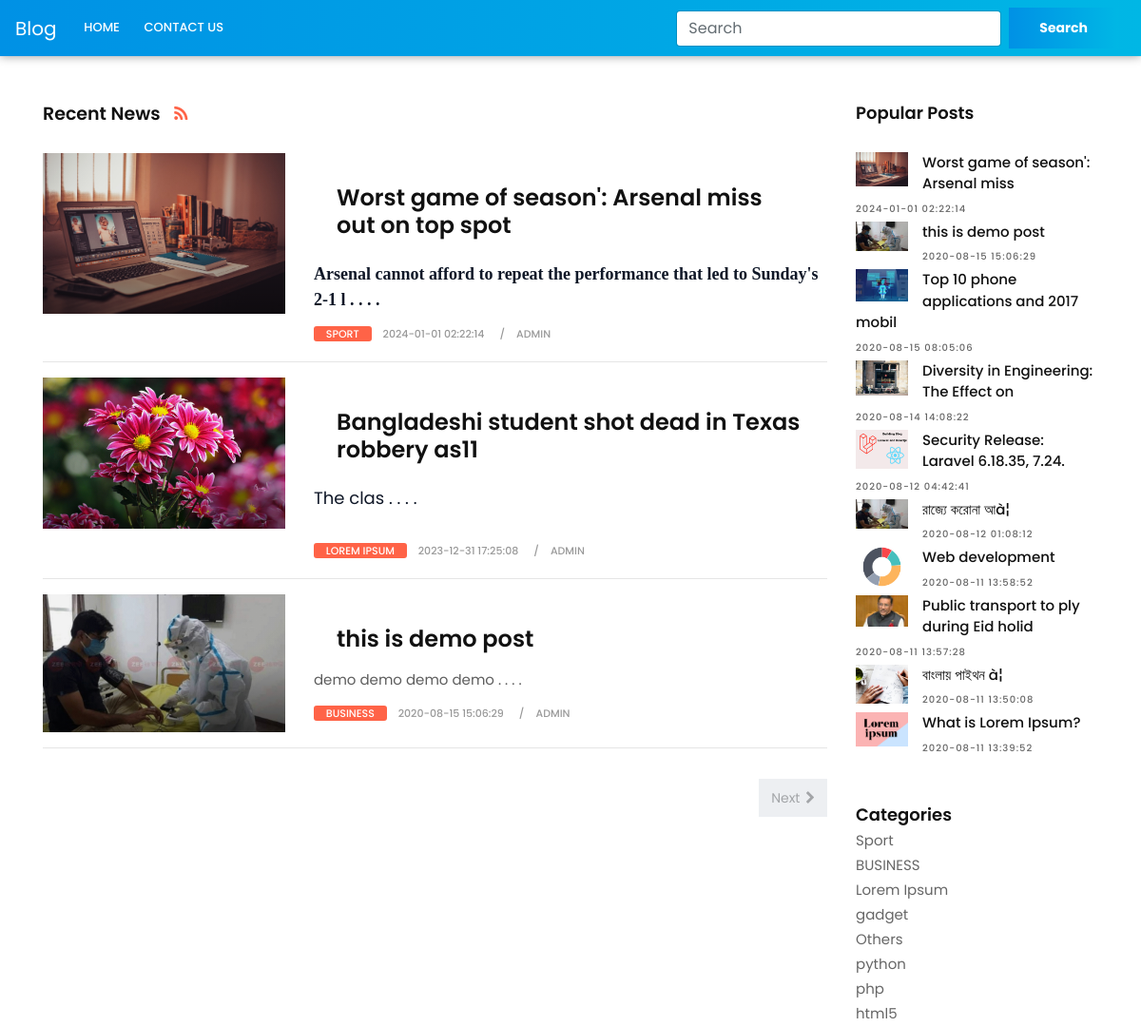
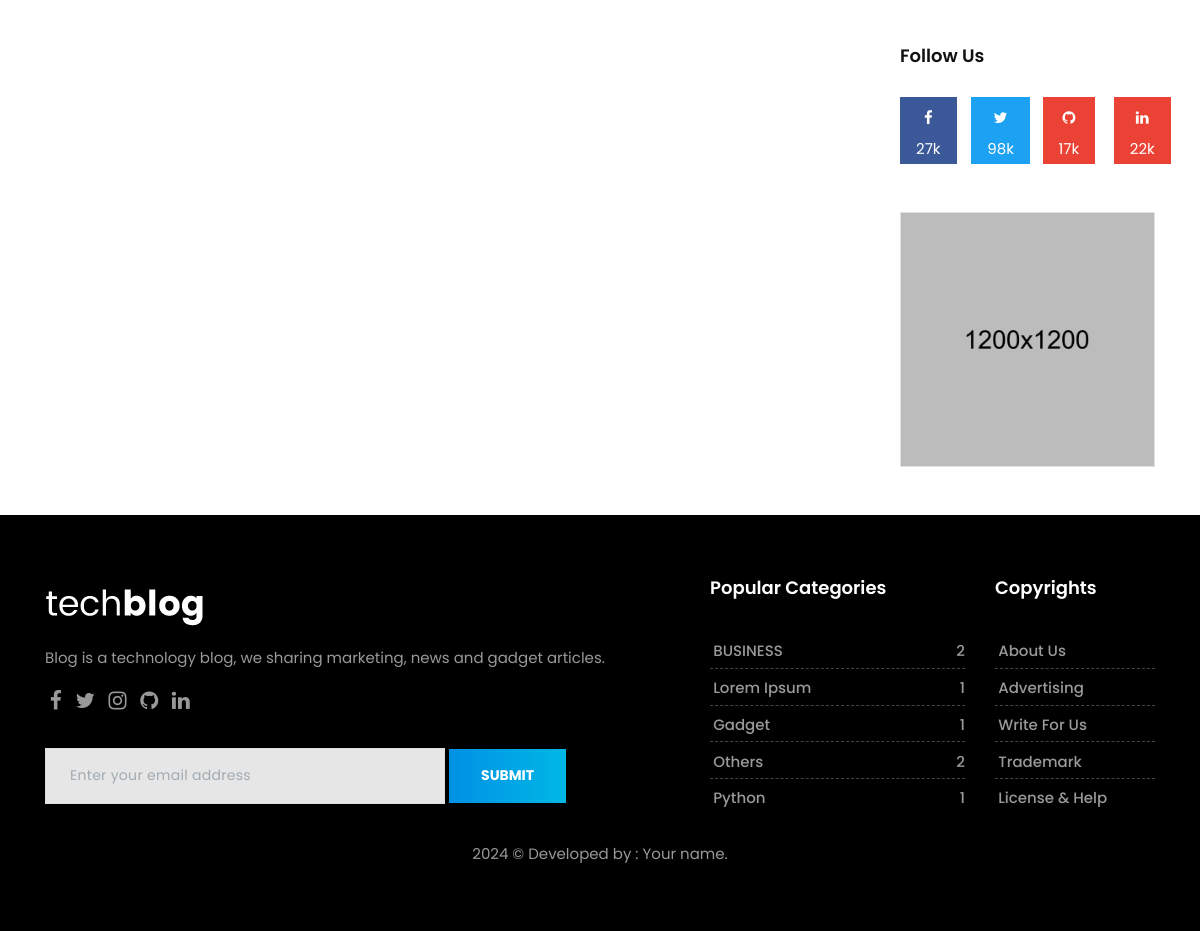
The page / on the database its author committed (2 pictures, top to bottom).
### tables this page shows
CREATE TABLE `blog` (
  `id` int NOT NULL,
  `cat_id` int NOT NULL,
  `title` varchar(255) NOT NULL,
  `content` longtext NOT NULL,
  `tag` text NOT NULL,
  `admin` varchar(100) NOT NULL,
  `status` tinyint(1) NOT NULL,
  `rate` tinyint NOT NULL,
  `image` varchar(255) NOT NULL,
  `date` timestamp NOT NULL DEFAULT CURRENT_TIMESTAMP
);

CREATE TABLE `categories` (
  `id` int NOT NULL,
  `category_name` varchar(100) NOT NULL,
  `status` tinyint NOT NULL,
  `create_time` timestamp NOT NULL DEFAULT CURRENT_TIMESTAMP,
  `admin_name` varchar(70) NOT NULL
);

### app/classes/Database.php (called while the page is built, shortened)
<?php
class Database
{
    public static function db()
    {
        $link = mysqli_connect('localhost','root','root1234','blog_site');
        return $link;
    }
}

### app/classes/Site.php (called while the page is built, shortened)
<?php
class Site
{
    public  static  function display(){
        $sql = "SELECT * FROM `site`";
        $result = mysqli_query(Database::db(),$sql);
        if($result){
            return $result;
        }else{
            return false;
        }
    }
}

### app/classes/Post.php (called while the page is built, shortened)
<?php
class Post
{
    public  static  function showPopulerlPost(){
        $sql = "SELECT blog.*, categories.category_name FROM blog INNER JOIN categories ON blog.cat_id = categories.id WHERE blog.rate = 1 ORDER BY id DESC ";
        $result = mysqli_query(Database::db(),$sql);
        if($result){
            return $result;
        }else{
            return false;
        }
    }
    public  static  function countActivePost(){
        $sql = "SELECT * FROM `blog` WHERE status = 1";
        $result = mysqli_query(Database::db(),$sql);
        if($result){
            $count = mysqli_num_rows($result);
            return $count;
        }else{
            return false;
        }
    }
    public  static  function pagination($sql){
        $result = mysqli_query(Database::db(),$sql);
        if($result){
            return $result;
        }else{
            return false;
        }
    }
}

### app/classes/Helper.php (called while the page is built, shortened)
<?php
class Helper
{
    public  static  function textShort($text,$limit = 400){
        $text = $text . " ";
        $text = substr($text,0,$limit);
        $text = $text . " . . . .";
        return $text;
    }
}

### app/classes/Category.php (called while the page is built, shortened)
<?php
class Category
{
    public static function showLimitCategory(){
        $sql = "SELECT * FROM `categories` ORDER BY id DESC LIMIT 1,5";
        $result = mysqli_query(Database::db(),$sql);
        if($result){
            return $result;
        }else{
            return false;
        }
    }
    public static function countCategoryPost($id){
        $sql = "SELECT * FROM blog WHERE cat_id = $id";
        $result = mysqli_query(Database::db(),$sql);
        if($result){
            $row = mysqli_num_rows($result);
            return $row;
        }else{
            return false;
        }
    }
    public  static  function activeCategories(){
        $sql = "SELECT * FROM `categories` WHERE `status` = 1 ORDER BY id DESC";
        $res = mysqli_query(Database::db(),$sql);
        if($res){
            return $res;
        }else{
            return false;
        }
    }
}

### index.php (the view, shortened to what this page needs)
<?php require_once 'header.php';
?>
    <div class="col-lg-9 col-md-12 col-sm-12 col-xs-12">
        <div class="page-wrapper">
            <div class="blog-top clearfix">
                <h4 class="pull-left">Recent News <a href="#"><i class="fa fa-rss"></i></a></h4>
            </div>
            <?php
            if(isset($_GET['catwisepost']) && isset($_GET['id'])){
                $id = $_GET['id'];
                $catWisepost = \App\classes\Post::categoryWisePost($id);
                if($catWisepost == false){
                    echo '<h1 class="text-center">Not Avilable  !!</h1>';
                }else{
                    while ($catWisepostRow = mysqli_fetch_assoc($catWisepost)) { ?>
                        <div class="blog-list clearfix">
                            <div class="blog-box row">
                                <div class="col-md-4">
                                    <div class="post-media">
                                        <a href="singlepage.php?id=<?= catWisepostRow['id'] ?>" title="">
                                            <img src="uploads/<?=$catWisepostRow['image'] ?>" alt="" class="img-fluid w-100">
                                            <div class="hovereffect"></div>
                                        </a>
                                    </div>
                                </div>
                                <div class="blog-meta big-meta col-md-8">
                                    <h4><a href="singlepage.php?id=<?= $catWisepostRow['id'] ?>" title=""><?= $catWisepostRow['title'] ?></a></h4>
                                    <p><?php
                                        $txt = $catWisepostRow['content'];
                                        echo   \App\classes\Helper::textShort("$txt",250);
                                        ?></p>
                                    <small class="firstsmall"><a class="bg-orange" href="singlepage.php?id=<?= $catWisepostRow['id'] ?>" title="Category"><?= $catWisepostRow['category_name'] ?></a></small>
                                    <small><a  title="Date and Time"><?= $catWisepostRow['date'] ?></a></small>
                                    <small><a  title="Author or Media"><?= $catWisepostRow['admin'] ?></a></small>
                                </div>
                            </div>
                        </div>
                        <hr>
                    <?php } }
            }
            else{
            ?>
            <?php
            $ob = new \App\classes\Site();
            $a = $ob->display();
            $siteData = mysqli_fetch_assoc($a);
            $skip = 0;
            $take = $siteData['postdisplay'];
            $page = 1;
            $totalPost = \App\classes\Post::countActivePost();
            $totalPage = ceil($totalPost/$take);
            $sql = "SELECT blog.*, categories.category_name FROM blog INNER JOIN categories ON blog.cat_id = categories.id ORDER BY id DESC LIMIT $skip,$take ";
            $post = \App\classes\Post::pagination($sql);
            while ($row = mysqli_fetch_assoc($post)){
                ?>
                <div class="blog-list clearfix">
                    <div class="blog-box row">
                        <div class="col-md-4">
                            <div class="post-media">
                                <a href="singlepage.php?id=<?= $row['id'] ?>" title="">
                                    <img src="uploads/<?= $row['image'] ?>" alt="" class="img-fluid w-100">
                                    <div class="hovereffect"></div>
                                </a>
                            </div>
                        </div>
                        <div class="blog-meta big-meta col-md-8">
                            <h4><a href="singlepage.php?id=<?= $row['id'] ?>" title=""><?= $row['title'] ?></a></h4>
                            <p><?php
                                $txt = $row['content'];
                                echo   \App\classes\Helper::textShort("$txt",250);
                                ?></p>
                            <small class="firstsmall"><a class="bg-orange" href="singlepage.php?id=<?= $row['id'] ?>" title="Category"><?= $row['category_name'] ?></a></small>
                            <small><a  title="Date and Time"><?= $row['date'] ?></a></small>
                            <small><a  title="Author or Media"><?= $row['admin'] ?></a></small>
                        </div>
                    </div>
                </div>
                <hr>
            <?php } ?>
        </div>
        <div class="row text-center">
            <div class="col-md-12">
                <nav aria-label="Page navigation">
                    <ul class="pagination justify-content-between">
                        <li class="page-item">
                        <li class="page-item">
                            <?php if($totalPage > $page) { ?>
                                <a href="index.php?page=<?=$page + 1;?>"class="page-link">Next <i class="fa
 fa-chevron-right" style="margin-left: 2px;"></i></a>
                            <?php } ?>
                        </li>
                    </ul>
                </nav>
            </div>
            <?php } ?>
        </div>
    </div>
<?php
require_once 'sidebar.php';
?>
<?php
require_once 'footer.php';
?>

### sidebar.php (shortened to what this page needs)
<div class="col-lg-3 col-md-12 col-sm-12 col-xs-12">
    <div class="sidebar">
        <div class="widget">
            <h2 class="widget-title">Popular Posts</h2>
            <div class="blog-list-widget">
                <div class="list-group">
                    <?php
                    while ($row1 = mysqli_fetch_assoc($populer)){
                        ?>
                        <a href="singlepage.php?id=<?= $row1['id'] ?>" class="list-group-item list-group-item-action flex-column align-items-start">
                            <div class="w-100 last-item justify-content-between">
                                <img src="uploads/<?= $row1['image'] ?>" alt="" class="img-fluid float-left">
                                <h5 class="mb-1"><?= substr($row1['title'],0,40) ?></h5>
                                <small><?= $row1['date'] ?></small>
                            </div>
                        </a>
                    <?php } ?>
                </div>
            </div>
        </div>
        <div class="widget">
            <h2 class="widget-title" style="margin-bottom: 5px;">Categories</h2>
            <div class="blog-list-widget">
                <div class="list-group">
                    <?php
                    $categories = Category::activeCategories();
                    while ($row2 = mysqli_fetch_assoc($categories)){
                    ?>
                    <p style="margin-bottom: 0px;border-bottom: 1px solid #cc"><a href="index.php?id=<?= $row2['id']?>&catwisepost"><?= $row2['category_name'] ?></a></p>
                    <?php } ?>
                </div>
            </div>
        </div>
        <div class="widget">
            <h2 class="widget-title">Follow Us</h2>
            <div class="row text-center">
                <div class="col-lg-3 col-md-3 col-sm-3 col-xs-6">
                    <a href="#" class="social-button facebook-button">
                        <i class="fa fa-facebook"></i>
                        <p>27k</p>
                    </a>
                </div>
                <div class="col-lg-3 col-md-3 col-sm-3 col-xs-6">
                    <a href="#" class="social-button twitter-button">
                        <i class="fa fa-twitter"></i>
                        <p>98k</p>
                    </a>
                </div>
                <div class="col-lg-3 col-md-3 col-sm-3 col-xs-6">
                    <a href="#" class="social-button google-button">
                        <i class="fa fa-github"></i>
                        <p>17k</p>
                    </a>
                </div>
                <div class="col-lg-3 col-md-3 col-sm-3 col-xs-6">
                    <a href="#" class="social-button google-button">
                        <i class="fa fa-linkedin"></i>
                        <p>22k</p>
                    </a>
                </div>
            </div>
        </div>
        <div class="widget">
            <div class="banner-spot clearfix">
                <div class="banner-img">
                    <img src="upload/banner_03.jpg" alt="" class="img-fluid">
                </div>
            </div>
        </div>
    </div>
</div>

### footer.php (shortened to what this page needs)
</div>
</div>
</section>
<footer class="footer">
    <div class="container">
        <div class="row">
            <div class="col-lg-7">
                <div class="widget">
                    <div class="footer-text text-left">
                        <a href="index.html"><img src="images/version/tech-footer-logo.png" alt="" class="img-fluid"></a>
                        <p>Blog is a technology blog, we sharing marketing, news and gadget articles.</p>
                        <div class="social">
                            <a href="#" data-toggle="tooltip" data-placement="bottom" title="Facebook"><i class="fa fa-facebook"></i></a>
                            <a href="#" data-toggle="tooltip" data-placement="bottom" title="Twitter"><i class="fa fa-twitter"></i></a>
                            <a href="#" data-toggle="tooltip" data-placement="bottom" title="Instagram"><i class="fa fa-instagram"></i></a>
                            <a href="#" data-toggle="tooltip" data-placement="bottom" title="Github"><i class="fa fa-github"></i></a>
                            <a href="#" data-toggle="tooltip" data-placement="bottom" title="Linkedin"><i class="fa fa-linkedin"></i></a>
                        </div>
                        <div class="newsletter-widget text-left">
                            <form class="form-inline">
                                <input type="text" class="form-control" placeholder="Enter your email address">
                                <button type="submit" class="btn btn-primary">SUBMIT</button>
                            </form>
                        </div>
                    </div>
                </div>
            </div>
            <div class="col-lg-3 col-md-12 col-sm-12 col-xs-12">
                <div class="widget">
                    <h2 class="widget-title">Popular Categories</h2>
                    <div class="link-widget">
                        <ul>
                            <?php
                            $popu = Category::showLimitCategory();
                            while ($cat = mysqli_fetch_assoc($popu)){
                                ?>
                                <li><a href="index.php?id=<?= $cat['id']?>&catwisepost"><?= $cat['category_name'] ?> <span><?php echo Category::countCategoryPost($cat['id']);?></span></a></li>
                            <?php } ?>
                        </ul>
                    </div>
                </div>
            </div>
            <div class="col-lg-2 col-md-12 col-sm-12 col-xs-12">
                <div class="widget">
                    <h2 class="widget-title">Copyrights</h2>
                    <div class="link-widget">
                        <ul>
                            <li><a href="#">About us</a></li>
                            <li><a href="#">Advertising</a></li>
                            <li><a href="#">Write for us</a></li>
                            <li><a href="#">Trademark</a></li>
                            <li><a href="#">License & Help</a></li>
                        </ul>
                    </div>
                </div>
            </div>
        </div>
        <div class="row" >
            <div class="col-md-12 text-center">
                <br>
                <div class="copyright"> <a href="#"> 2024 © Developed by : Your name.</div>
            </div>
        </div>
    </div>
</footer>
</div>
</body>
</html>

### rows shown on the page
blog: image (picture), title "Worst game of season': Arsenal miss out on top spot", content "Arsenal cannot afford to repeat the performance that led to Sunday's 2-1 l . . . .", categories.category_name "SPORT", date "2024-01-01 02:22:14", admin "ADMIN", title "Worst game of season': Arsenal miss"
blog: image (picture), title "Bangladeshi student shot dead in Texas robbery as11", content "The clas . . . .", categories.category_name "LOREM IPSUM", date "2023-12-31 17:25:08", admin "ADMIN"
blog: image (picture), title "this is demo post", content "demo demo demo demo . . . .", categories.category_name "BUSINESS", date "2020-08-15 15:06:29", admin "ADMIN"
blog: image (picture), title "Top 10 phone applications and 2017 mobil", date "2020-08-15 08:05:06"
blog: image (picture), title "Diversity in Engineering: The Effect on", date "2020-08-14 14:08:22"
blog: image (picture), title "Security Release: Laravel 6.18.35, 7.24.", date "2020-08-12 04:42:41"
blog: image (picture), title "রাজ্যে করোনা আà¦", date "2020-08-12 01:08:12"
blog: image (picture), title "Web development", date "2020-08-11 13:58:52"
blog: image (picture), title "Public transport to ply during Eid holid", date "2020-08-11 13:57:28"
blog: image (picture), title "বাংলায় পাইথন à¦", date "2020-08-11 13:50:08"
blog: image (picture), title "What is Lorem Ipsum?", date "2020-08-11 13:39:52"
categories: category_name "Sport"
categories: category_name "BUSINESS", id "2"
categories: category_name "Lorem Ipsum", id "1"
categories: category_name "gadget", category_name "Gadget", id "1"
categories: category_name "Others", id "2"
categories: category_name "python", category_name "Python", id "1"
categories: category_name "php"
categories: category_name "html5"
